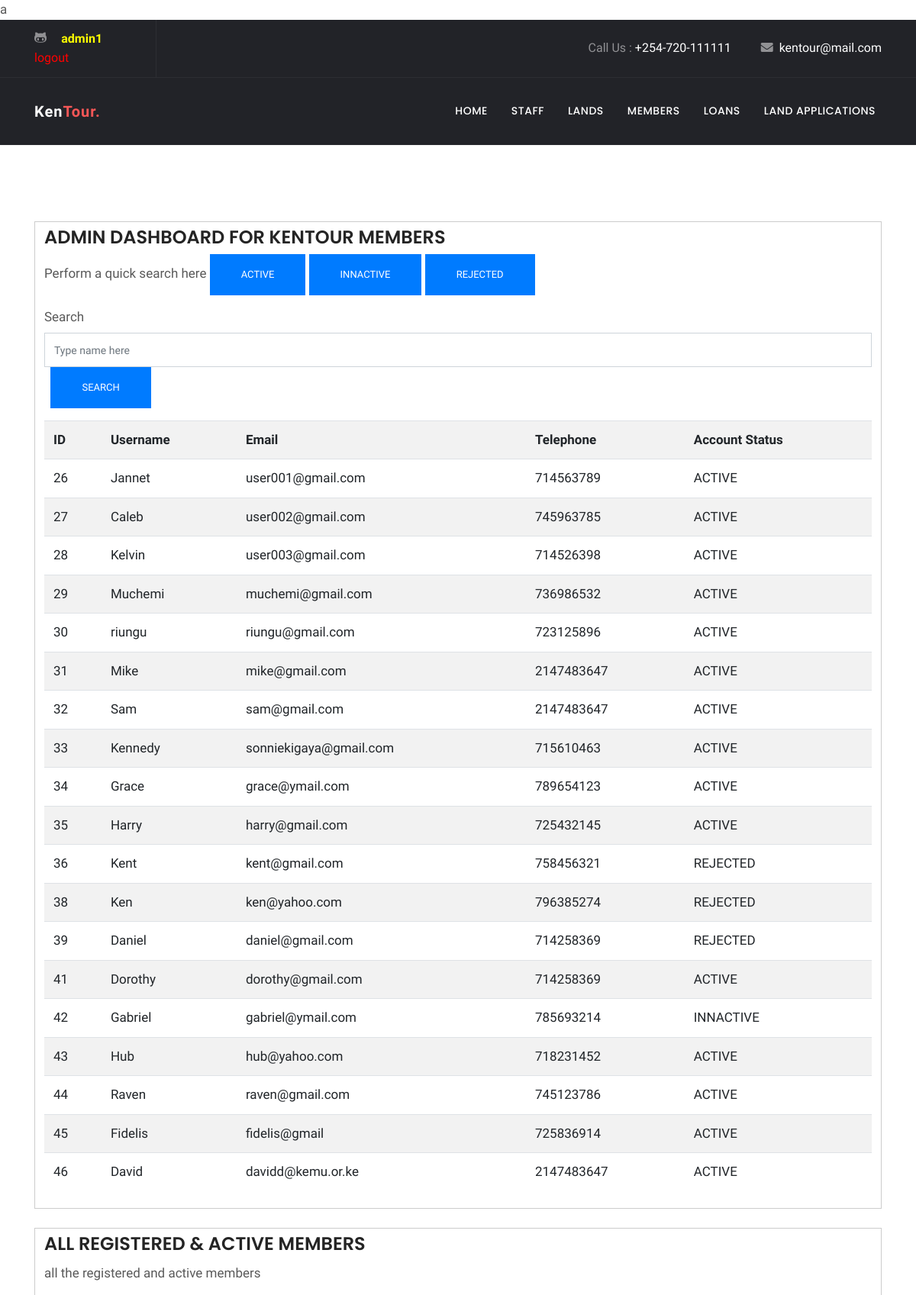
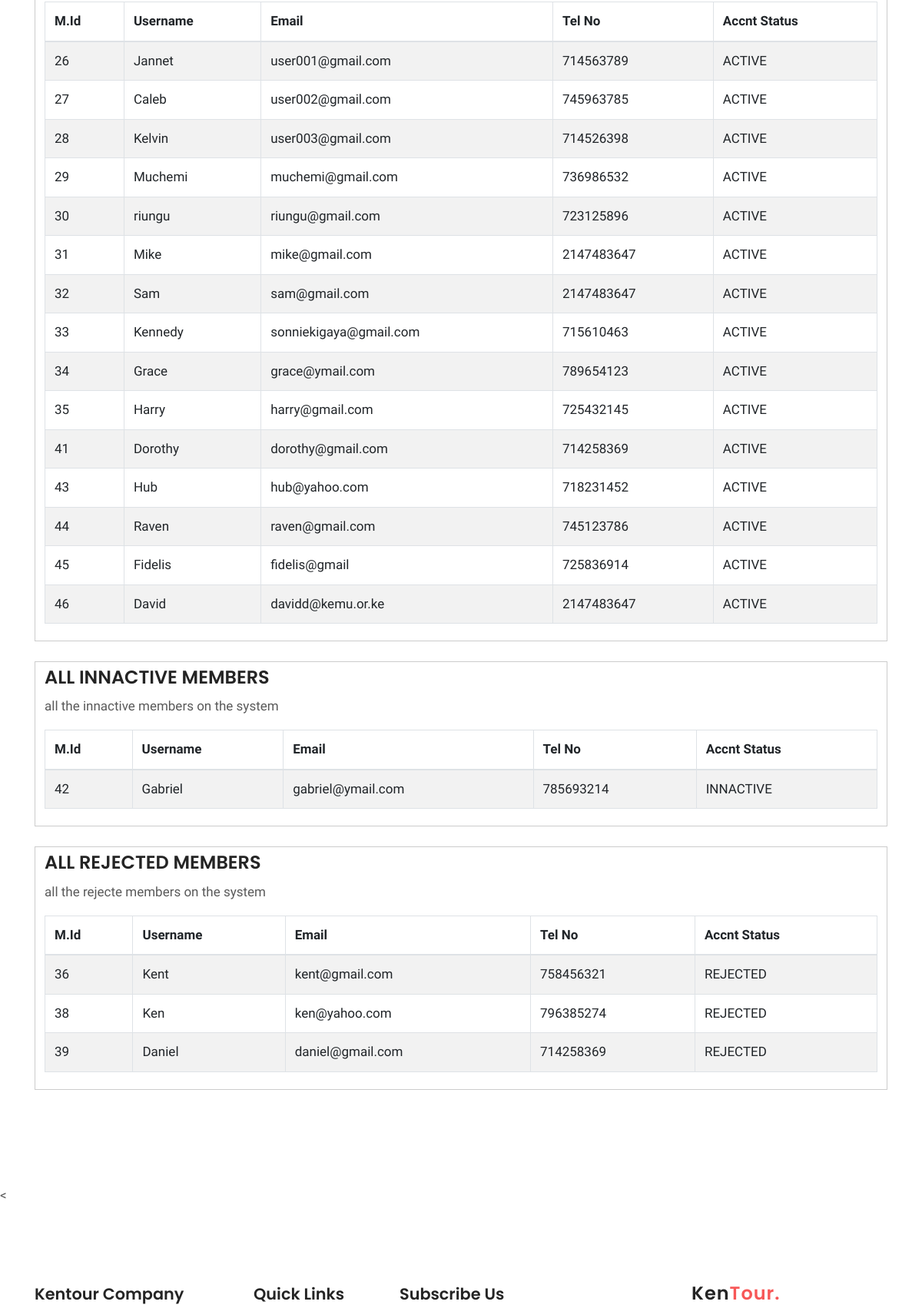
The app's page /ADMIN/members.php (signed in, upper part) with its own data (2 pictures, top to bottom).
### tables this page shows
CREATE TABLE `members` (
  `id` int(11) NOT NULL,
  `username` varchar(255) NOT NULL,
  `email` varchar(255) NOT NULL,
  `tel` int(14) NOT NULL,
  `password` varchar(255) NOT NULL,
  `guarantor1` varchar(255) NOT NULL,
  `g1status` varchar(255) NOT NULL,
  `guarantor2` varchar(255) NOT NULL,
  `g2status` varchar(255) NOT NULL,
  `accountStatus` varchar(255) NOT NULL
);

### ADMIN/members.php (the view, shortened to what this page needs)
<?php include('server.php');?>
<?php
    $sql = "SELECT * FROM members";
    $result = $db->query($sql);
?>
<!doctype html>
<html lang="en">
  <head><meta http-equiv="Content-Type" content="text/html; charset=utf-8">
  <link rel="stylesheet" href="plugins/bootstrap/css/bootstrap.min.css">
  <link rel="stylesheet" href="plugins/themify/css/themify-icons.css">
  <link rel="stylesheet" href="plugins/fontawesome/css/all.css">
  <link rel="stylesheet" href="plugins/magnific-popup/dist/magnific-popup.css">
  <link rel="stylesheet" href="plugins/slick-carousel/slick/slick.css">
  <link rel="stylesheet" href="plugins/slick-carousel/slick/slick-theme.css">
  <link rel="stylesheet" href="css/style.css">
</head>
<body>
<header class="navigation">
	<div class="header-top ">
		<div class="container">
			<div class="row justify-content-between align-items-center">
				<div class="col-lg-2 col-md-4">
					<div class="header-top-socials text-center text-lg-left text-md-left">
						<a href="#"><i class="ti-github"></i></a>
						<a href="#" style="color:Yellow"> <b>
							<?php  if (isset($_SESSION['username'])):?>
							<?php echo $_SESSION['username']; ?> </b>
						</a>
						<a href="index.php?logout='1'" style="color: red;">logout</a>
						<?php endif ?>
					</div>
				</div>
				<div class="col-lg-10 col-md-8 text-center text-lg-right text-md-right">
					<div class="header-top-info">
						<a href="tel:+254720870388">Call Us : <span>+254-720-111111</span></a>
						<a href="mailto:kentour@mail.com" ><i class="fa fa-envelope mr-2"></i><span>kentour@mail.com</span></a>
					</div>
				</div>
			</div>
		</div>
	</div>
	<nav class="navbar navbar-expand-lg  py-4" id="navbar">
		<div class="container">
		  <a class="navbar-brand" href="#">
		  	Ken<span>Tour.</span>
		  </a>
		  <div class="collapse navbar-collapse text-center" id="navbarsExample09">
			<ul class="navbar-nav ml-auto">
			<li class="nav-item"><a class="nav-link" href="home.php">Home</a></li>
			  <li class="nav-item active">
				<a class="nav-link" href="index.php">Staff <span class="sr-only">(current)</span></a>
			  </li>
			  <li class="nav-item"><a class="nav-link" href="lands.php">Lands</a></li>
			   <li class="nav-item"><a class="nav-link" href="members.php">Members</a></li>
			   <li class="nav-item"><a class="nav-link" href="loans.php">Loans</a></li>
			   <li class="nav-item"><a class="nav-link" href="landsapp.php">Land Applications</a></li>
			</ul>
		  </div>
		</div>
	</nav>
</header>
<div class="main-wrapper ">
<section class="section intro">
<div class="container">
	<div style="padding: 6px 12px; border: 1px solid #ccc;">
		<h3>ADMIN DASHBOARD FOR KENTOUR MEMBERS</h3>
		<p> Perform a quick search here
			<a href="#Active"><button type="button" class="btn btn-primary btn-lg">Active</button></a>
			<a href="#Innactive"><button type="button" class="btn btn-primary btn-lg">Innactive</button></a>
			<a href="#Rejected"><button type="button" class="btn btn-primary btn-lg">Rejected</button></a>
		</p>
        <p>
            <form action=" " method="GET">
                <div class="form-group">
                    <label for="exampleInputEmail1">Search</label>
                    <input type="text" class="form-control" name="search" placeholder="Type name here">&nbsp;
                    <input type="submit" value="Search" name="btn" class="btn btn-sm btn-primary">
                </div>
            </form>
            <table class="table table-striped">
                <tr>
                    <th>ID</th>
                    <th>Username</th>
                    <th>Email</th>
                    <th>Telephone</th>
                    <th>Account Status</th>
                </tr>
            <?php
                while($row = $result->fetch_assoc()){
                    ?>
                    <tr>
                        <td><?php echo $row['id']; ?></td>
                        <td><?php echo $row['username']; ?></td>
                        <td><?php echo $row['email']; ?></td>
                        <td><?php echo $row['tel']; ?></td>
                        <td><?php echo $row['accountStatus']; ?></td>
                    </tr>
                    <?php
                }
            ?>
            </table>
        </p>
	</div>
</div>
<BR>
<div class="container" id="Active">
    <div style="padding: 6px 12px; border: 1px solid #ccc;height:auto; verflow: auto;">
        <h3>ALL REGISTERED & ACTIVE MEMBERS</h3>
		<p> all the registered and active members</p>
		<table class="table table-striped  table-bordered">
			<thead>
				<tr>
				<th scope="col">M.Id</th>
				<th scope="col">Username</th>
				<th scope="col">Email</th>
				<th scope="col">Tel No</th>
				<th scope="col">Accnt Status</th>
				</tr>
			</thead>
			<tbody>
				<?php
				 require('connect-db.php');
				$sql = "SELECT * FROM members WHERE accountStatus ='ACTIVE'";
				$result = mysqli_query($conn, $sql);
				while($row = mysqli_fetch_array($result, MYSQLI_NUM))
				{
					echo '<tr>';
						echo '<td>'.$row[0].'</td> ';
						echo '<td>'.$row[1].'</td> ';
						echo '<td>'.$row[2].'</td> ';
						echo '<td>'.$row[3].'</td> ';
						echo '<td>'.$row[9].'</td> ';
					echo '</tr>';
				}
				?>
			</tbody>
		</table>
    </div>
</div>
<br>
<div class="container" id="Innactive">
    <div style="padding: 6px 12px; border: 1px solid #ccc;height:auto; verflow: auto;">
        <h3>ALL INNACTIVE MEMBERS</h3>
		<p> all the innactive members on the system </p>
		<table class="table table-striped  table-bordered">
			<thead>
				<tr>
				<th scope="col">M.Id</th>
				<th scope="col">Username</th>
				<th scope="col">Email</th>
				<th scope="col">Tel No</th>
				<th scope="col">Accnt Status</th>
				</tr>
			</thead>
			<tbody>
				<?php
				 require('connect-db.php');
				$sql = "SELECT * FROM members WHERE accountStatus ='INNACTIVE'";
				$result = mysqli_query($conn, $sql);
				while($row = mysqli_fetch_array($result, MYSQLI_NUM))
				{
					echo '<tr>';
						echo '<td>'.$row[0].'</td> ';
						echo '<td>'.$row[1].'</td> ';
						echo '<td>'.$row[2].'</td> ';
						echo '<td>'.$row[3].'</td> ';
						echo '<td>'.$row[9].'</td> ';
					echo '</tr>';
				}
				?>
			</tbody>
		</table>
    </div>
</div>
<br>
<div class="container" id="Rejected">
    <div style="padding: 6px 12px; border: 1px solid #ccc;height:auto; verflow: auto;">
        <h3>ALL REJECTED MEMBERS</h3>
		<p> all the rejecte members on the system</p>
		<table class="table table-striped  table-bordered">
			<thead>
				<tr>
				<th scope="col">M.Id</th>
				<th scope="col">Username</th>
				<th scope="col">Email</th>
				<th scope="col">Tel No</th>
				<th scope="col">Accnt Status</th>
				</tr>
			</thead>
			<tbody>
				<?php
				 require('connect-db.php');
				$sql = "SELECT * FROM members WHERE accountStatus ='REJECTED'";
				$result = mysqli_query($conn, $sql);
				while($row = mysqli_fetch_array($result, MYSQLI_NUM))
				{
					echo '<tr>';
						echo '<td>'.$row[0].'</td> ';
						echo '<td>'.$row[1].'</td> ';
						echo '<td>'.$row[2].'</td> ';
						echo '<td>'.$row[3].'</td> ';
						echo '<td>'.$row[9].'</td> ';
					echo '</tr>';
				}
				?>
			</tbody>
		</table>
    </div>
</div>
<br>
</section>
<
<footer class="footer section">
	<div class="container">
		<div class="row">
			<div class="col-lg-3 col-md-6 col-sm-6">
				<div class="widget">
					<h4 class="text-capitalize mb-4">Kentour Company</h4>
				</div>
			</div>
			<div class="col-lg-2 col-md-6 col-sm-6">
				<div class="widget">
					<h4 class="text-capitalize mb-4">Quick Links</h4>
				</div>
			</div>
			<div class="col-lg-3 col-md-6 col-sm-6">
				<div class="widget">
					<h4 class="text-capitalize mb-4">Subscribe Us</h4>
				</div>
			</div>
			<div class="col-lg-3 ml-auto col-sm-6">
				<div class="widget">
					<div class="logo mb-4">
						<h3>Ken<span>Tour.</span></h3>
					</div>
				</div>
			</div>
		</div>
	</div>
</footer>
    </div>
  </body>
  </html>

### ADMIN/css/style.css (style rules this page uses)
html { overflow-x: hidden; }
body { line-height: 1.5; font-family: "Hind", serif; -webkit-font-smoothing: antialiased; font-size: 17px; color: rgba(0, 0, 0, 0.65); }
h1, .h1, h2, .h2, h3, .h3, h4, .h4, h5, .h5, h6, .h6 { font-family: "Poppins", sans-serif; font-weight: 600; color: #242424; }
h3, .h3 { font-size: 1.5rem; }
h4, .h4 { font-size: 1.3rem; line-height: 30px; }
p { line-height: 30px; }
input[type="email"], input[type="password"], input[type="text"], input[type="tel"] { box-shadow: none; height: 45px; outline: none; font-size: 14px; }
.form-control { box-shadow: none; border-radius: 0; }
.btn { display: inline-block; font-size: 14px; font-size: 0.8125rem; font-weight: 400; padding: 1rem 2.5rem; text-transform: uppercase; border-radius: 0; transition: all 0.2s ease; }
.section { padding: 100px 0; }
a { color: #242424; text-decoration: none; }
#navbar { background: #222328; box-shadow: 0 1px 2px rgba(0, 0, 0, 0.05); }
#navbar li { padding-left: 15px; }
#navbar .nav-link { font-family: "Poppins", sans-serif; font-weight: 500; color: #fff; text-transform: uppercase; font-size: 14px; letter-spacing: .5px; transition: all .25s ease; }
.header-top { background: #222328; color: #919194; border-bottom: 1px solid rgba(255, 255, 255, 0.05); }
.header-top .header-top-socials { border-right: 1px solid rgba(255, 255, 255, 0.05); padding: 12px 0px; }
.header-top .header-top-socials a { color: #919194; margin-right: 15px; font-size: 16px; }
.header-top .header-top-info { color: #919194; font-size: 16px; }
.header-top .header-top-info a span { color: #fff; }
.header-top .header-top-info a { margin-left: 35px; color: #919194; }
.navbar-brand { color: #fff; font-weight: 600; letter-spacing: 1px; }
.navbar-brand span { color: #f75757; }
.widget { margin-bottom: 30px; padding-bottom: 35px; }
.footer { padding-bottom: 10px; }
.logo { color: #242424; font-weight: 600; letter-spacing: 1px; }
.logo span { color: #f75757; }

### records on screen
members: id "26", username "Jannet", email "user001@gmail.com", tel "714563789", accountStatus "ACTIVE"
members: id "27", username "Caleb", email "user002@gmail.com", tel "745963785", accountStatus "ACTIVE"
members: id "28", username "Kelvin", email "user003@gmail.com", tel "714526398", accountStatus "ACTIVE"
members: id "29", username "Muchemi", email "muchemi@gmail.com", tel "736986532", accountStatus "ACTIVE"
members: id "30", username "riungu", email "riungu@gmail.com", tel "723125896", accountStatus "ACTIVE"
members: id "31", username "Mike", email "mike@gmail.com", tel "2147483647", accountStatus "ACTIVE"
members: id "32", username "Sam", email "sam@gmail.com", tel "2147483647", accountStatus "ACTIVE"
members: id "33", username "Kennedy", email "sonniekigaya@gmail.com", tel "715610463", accountStatus "ACTIVE"
members: id "34", username "Grace", email "grace@ymail.com", tel "789654123", accountStatus "ACTIVE"
members: id "35", username "Harry", email "harry@gmail.com", tel "725432145", accountStatus "ACTIVE"
members: id "36", username "Kent", email "kent@gmail.com", tel "758456321", accountStatus "REJECTED"
members: id "38", username "Ken", email "ken@yahoo.com", tel "796385274", accountStatus "REJECTED"
members: id "39", username "Daniel", email "daniel@gmail.com", tel "714258369", accountStatus "REJECTED"
members: id "41", username "Dorothy", email "dorothy@gmail.com", tel "714258369", accountStatus "ACTIVE"
members: id "42", username "Gabriel", email "gabriel@ymail.com", tel "785693214", accountStatus "INNACTIVE"
members: id "43", username "Hub", email "hub@yahoo.com", tel "718231452", accountStatus "ACTIVE"
members: id "44", username "Raven", email "raven@gmail.com", tel "745123786", accountStatus "ACTIVE"
members: id "45", username "Fidelis", email "fidelis@gmail", tel "725836914", accountStatus "ACTIVE"
members: id "46", username "David", email "davidd@kemu.or.ke", tel "2147483647", accountStatus "ACTIVE"

### other values on screen
$_SESSION['username'] "admin1"
